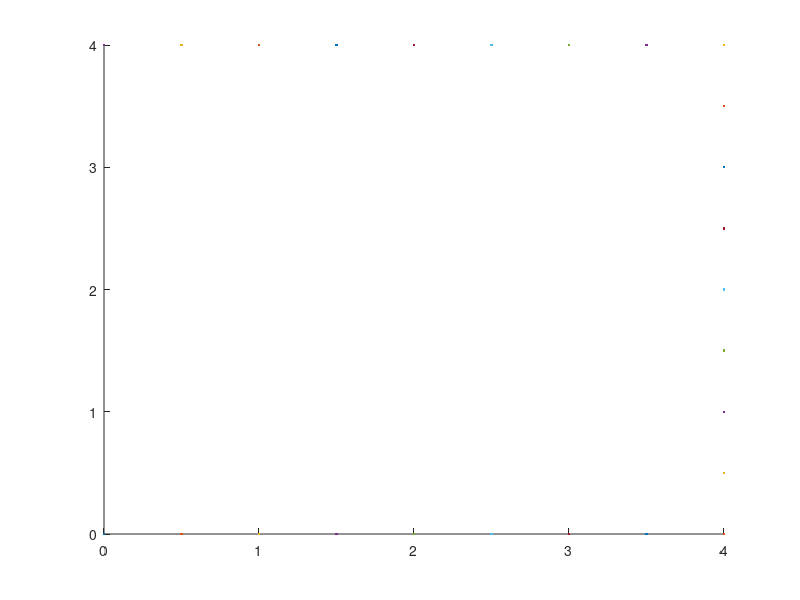

Source code (MATLAB):
clc, close all, clear all


nStp = 13;

x_array = [0,2,4,6,8,8,8,8,8,6,4,2,0]/2;
y_array = [0,0,0,0,0,2,4,6,8,8,8,8,8]/2;
theta_array = [0,0,0,0,0,pi/2,pi/2,pi/2,pi,pi,pi,pi,pi];

x_r = x_array(1,1);
y_r = y_array(1,1);
theta_r = theta_array(1,1);

v = zeros(1,nStp); % m/s
omega = zeros(1,nStp); % rad/s

for i = 1:nStp-1
    v(1,i) = sqrt((x_array(1,i+1)-x_array(1,i))^2+(y_array(1,i+1)-y_array(1,i))^2); % m/s
    omega(1,i) = theta_array(1,i+1)-theta_array(1,i); % rad/s
end

x_t_array = [x_array;y_array;theta_array];
v_t_array = [v;omega];

dt = 0.5;
a = 0;
k = 1;
x_s = zeros(1,floor(nStp/dt)-1);
y_s = zeros(1,floor(nStp/dt)-1);
theta_s = zeros(1,floor(nStp/dt)-1);
for i = 1:nStp
    
    if i < nStp
        dx = (x_array(i+1)-x_array(i))*dt;
        dy = (y_array(i+1)-y_array(i))*dt;
        dtheta = (theta_array(i+1)-theta_array(i))*dt;
    else
        a = 1;
        dx = (x_array(i)-x_array(i))*dt;
        dy = (y_array(i)-y_array(i))*dt;
        dtheta = (theta_array(i)-theta_array(i))*dt;
    end
    
    for j = 1:floor(1/dt)-a
        
        x_s(k) = x_array(i)+(j-1)*dx;
        y_s(k) = y_array(i)+(j-1)*dy;
        theta_s(k) = theta_array(i)+(j-1)*dtheta;
        
        k = k+1;
    end
    
end
% x_s(k+1) = x_array(i+1);
% y_s(k+1) = y_array(i+1);
% theta_s(k+1) = theta_array(i+1);

% for j = 1:floor(1/dt)
% 
%     x_s(k) = x_array(i)+(j-1)*dx;
%     y_s(k) = y_array(i)+(j-1)*dy;
%     theta_s(k) = theta_array(i)+(j-1)*dtheta;
% 
%     k = k+1;
% end
x_s

figure
hold on
for k = 1:floor(nStp/dt)-1
    plot(x_s(k),y_s(k),'.')
    pause(0.5)
end